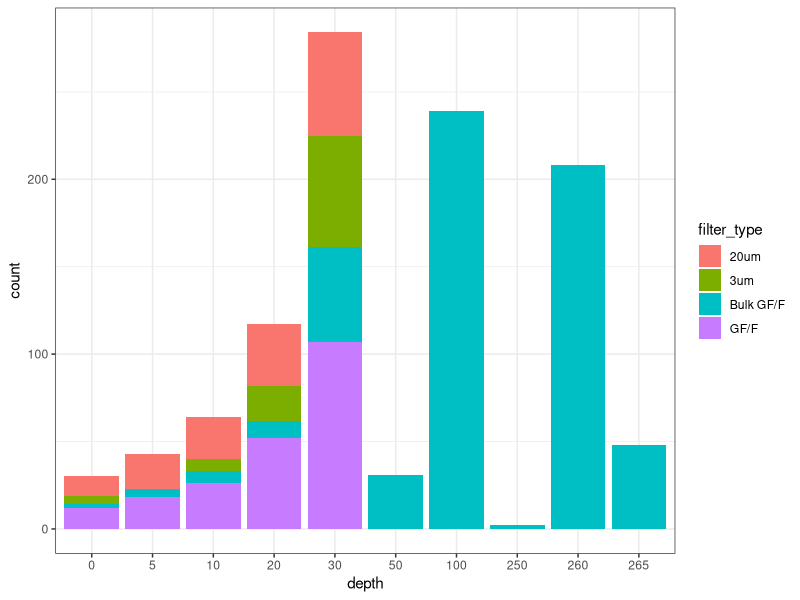
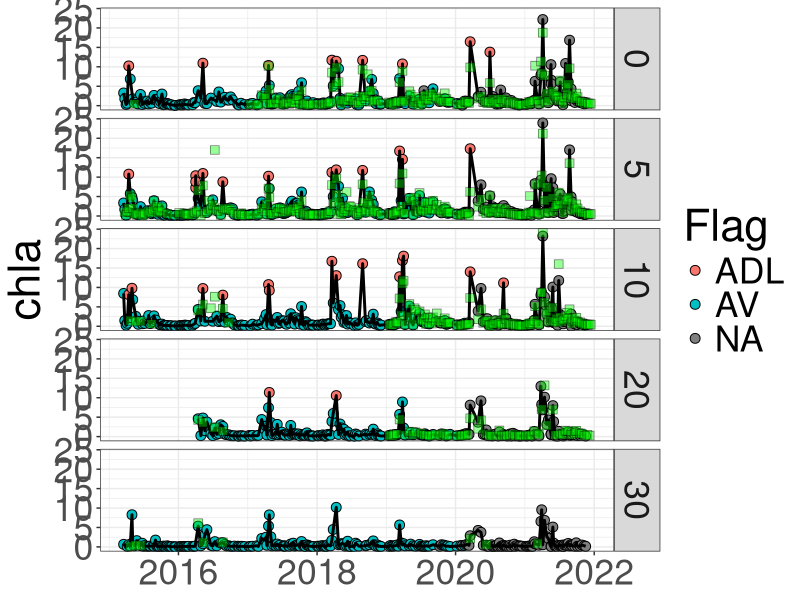
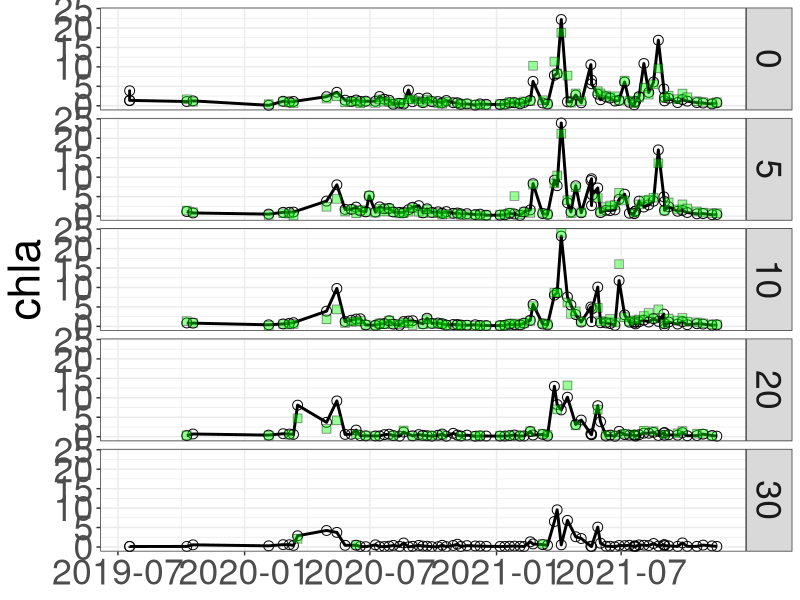
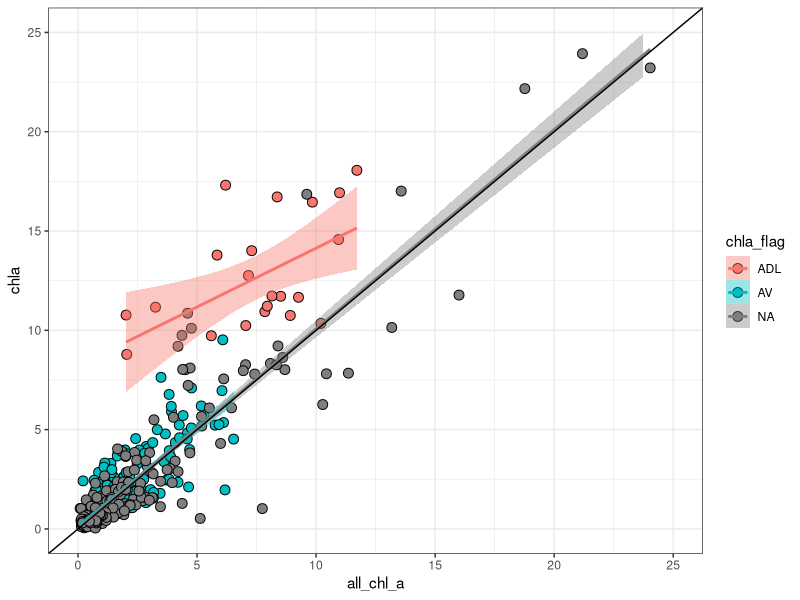
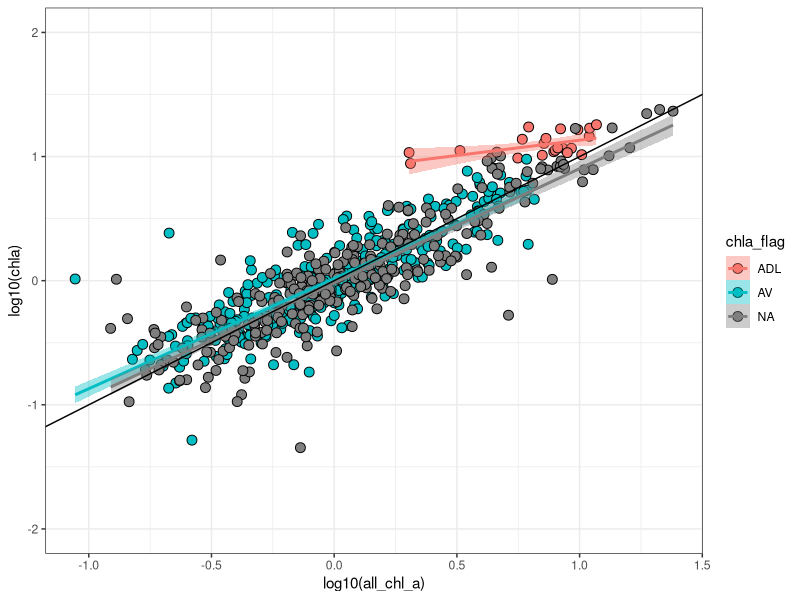
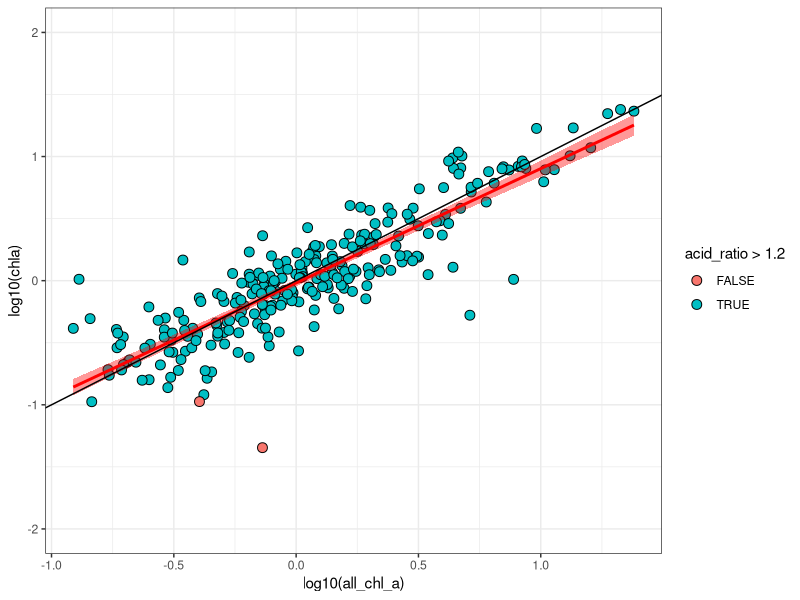
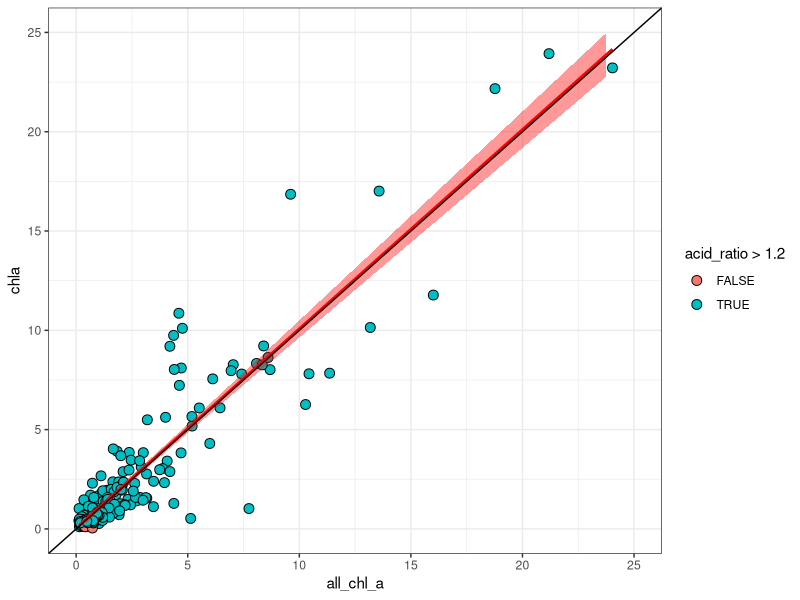
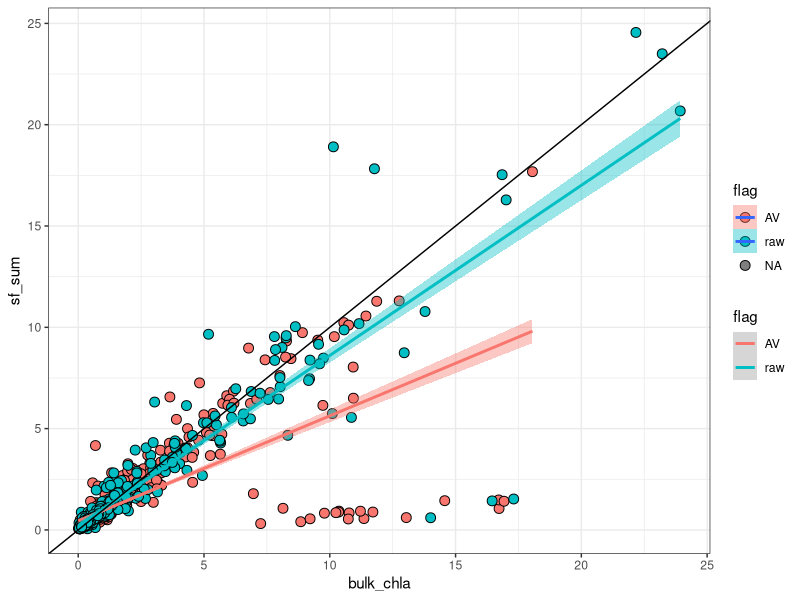

Generate these figures, in order, with R: (Note: this script raises an error after producing the figures.)
## ---- chunk 1
#Upload packages
library(tidyverse)
library(here)
library(patchwork)
library(readxl)
## ---- chunk 2
#Upload chl dataset - entire dataset downloaded from the portal on 2022-01-04
chl <- read_csv(here("files", "qu39_2022-07-06.csv"))

#Upload HPLC data
hplc <- read_csv(here("files", "qu39_hplc_2022-07-06.csv"))

#Upload CTD data
# ctd <- read_excel(here("files", "qcs01-2022-04-20_ctd.xlsx"),
#                       sheet = "Data")

#Upload CTD metadata from drops sheet in portal excel download
# ctd_meta <- read_excel(here("files",  "qcs01-2022-04-20_ctd.xlsx"),
#                       sheet = "Drops")

## ---- chunk 3
#Selecting relevant columns
chl <- chl %>% 
  select(date, site_id, survey, line_out_depth, collected, analyzed, hakai_id, 
         calibration:calibration_slope, filter_type, before_acid, after_acid,
         acid_flag, dilution_factor, chla, chla_flag, phaeo, phaeo_flag) 

#Adding month column
chl <- chl %>% 
  mutate(month = lubridate::month(date)) %>% 
  relocate(month, .after = date)

#Creating duplicate and acid ratio columns
chl <- chl %>% 
  group_by(collected, site_id, line_out_depth, filter_type) %>% 
  mutate(rep = n()) %>%
  ungroup() %>% 
  group_by(hakai_id) %>% 
  mutate(rep_id = n()) %>% 
  ungroup() %>% 
  mutate(acid_ratio = before_acid/after_acid)

#Pulling out duplicates - alot. Some have different Hakai IDs, but have same metadata with one being analyzed and the other not - I think DFO crosse comparison samples.
check_dup <- chl %>% 
  filter(rep > 1)

#these are the samples with duplicate hakai IDs. These are the bigger problem
check_dup_id <- chl %>% 
  filter(rep_id > 1)

## ---- chunk 4
#Wrangling hplc dataset

#Selecting important columns and limiting to records with results
hplc <- hplc %>% 
  filter(!is.na(all_chl_a)) %>% 
  select(date, collected, line_out_depth, all_chl_a)
## ---- chunk 5
#Wrangling CTD profiles data

#Reduce columns, rename to workable name for queries and join drop metadata to drop data
# ctd <- ctd %>%
#   left_join(ctd_meta, by = "Cast PK") %>% 
#   mutate(date = lubridate::date(`Measurement time`)) %>%
#   mutate(year = lubridate::year(`Measurement time`)) %>%
#   select(castpk = `Cast PK`, ctdNum = `CTD serial number`, 
#          ctdFirm = `CTD firmware version`, station = Station.x, lat = Latitude,
#          long = Longitude, time = `Measurement time`, date, year,
#          dep = `Depth (m)`, pres = `Pressure (dbar)`,
#          flu = `Fluorometry Chlorophyll (ug/L)`)

#checking if there are duplicated CTD cast - looks like all single casts
# check_ctd_dup <- ctd %>% 
#   distinct(castpk, date) %>% 
#   group_by(date) %>% 
#   summarise(n_cast = n()) %>% 
#   ungroup()

#checking min/max ctd cast depths for each castPK - All start at 1 and all deeper than 100
# check_ctd_depth <- ctd %>% 
#   group_by(castpk) %>% 
#   summarise(min_dep = min(pres),
#             max_dep = max(pres)) %>% 
#   ungroup()

#Three different CTDs used. 
# check_ctd_inst <- ctd %>% 
#   distinct(ctdNum)
## ---- chunk 6
#Diagnostic checks

#Depth check - where were samples collected - only bulk collected at 100 and 115m.
check_depth <- chl %>% 
  distinct(line_out_depth, filter_type)

#Looking at calibrations applied to data - doesn't look like recent calibrations have been applied - what's the newest data uploaded -  it should have the new information
check_cali <- chl %>% 
  distinct(calibration, acid_ratio_correction_factor, acid_coefficient,
           calibration_slope)

#Looking for negative values - lots - most are flagged already. Some interesting things to look for here.
check_neg <- chl %>% 
  filter(chla < 0 | phaeo < 0)

#There are lots and I need to investigate this.
check_na <- chl %>% 
  filter(is.na(chla) | is.na(phaeo))

#Checking if there are any pre-existing flags - huge amount of samples flagged. I went through these pretty carefully and they should be pretty good. 4 samples with NA Chl flags and SVD phaeo flags.
check_flag <- chl %>% 
  filter(!is.na(chla_flag) | !is.na(phaeo_flag))

#Checking acid flag - sometimes the crew flags suspect data here rather than directly applying flags
#Currently 20 records from a single day where the chlorophyll blanks were higher than usual.
check_acid_flag <- chl %>% 
  filter(!is.na(acid_flag))

#Looking for filters with low acid ratios -  quite a few for data that hasn't been flagged yet.
check_ar <- chl %>% 
  filter(acid_ratio < 1.2)

#Plotting depths with low acid ratio - all bulk samples from > 100m (expected) 
check_ar %>% 
  ggplot(aes(x = as.factor(line_out_depth), fill = filter_type)) +
  geom_bar(stat = "count", position = "stack") +
  labs(x = "depth",
       y = "count") +
  theme_bw()


## ---- chunk 7
#checking samples that were diluted. Need to determine when we started doing this.

check_dilution <- chl %>% 
  filter(dilution_factor > 1)

#Looking at samples that haven't been qc'd that have raw values above instrument threshold - good sign, only 1 and not above threshold.
check_adl <- chl %>% 
  filter(!is.na(analyzed) & is.na(chla_flag) & before_acid > 600000)
## ---- chunk 8
#Pulling out all samples that haven't been QC'd -  for now removing samples that were not analyzed post 2022 on the new module. 
chl_qc <- chl %>% 
  filter(!is.na(analyzed) & analyzed < "2022-01-01" & 
           (is.na(chla_flag) | chla_flag == "AV" | chla_flag == "ADL"))

#Pulling out all QC'd data
chl_av <- chl %>% 
  filter(chla_flag == "AV")

## ---- chunk 9
#Investigating bulk data for errors

#Pulling out the bulk filters
chl_bulk <- chl_qc %>% 
  filter(filter_type == "Bulk GF/F")

#Making a column showing if there are replicated filters.
chl_bulk <- chl_bulk %>% 
  group_by(date, line_out_depth) %>% 
  mutate(dup_day = n()) %>%
  ungroup() %>% 
  group_by(collected, line_out_depth) %>% 
  mutate(dup_sample = n()) %>%
  ungroup() %>% 
  group_by(hakai_id) %>% 
  mutate(dup_id = n()) %>%
  ungroup()

#Querying duplicated bulk records. 0.
check_bulk_dup_day <- chl_bulk %>% 
  filter(dup_day > 1)

check_bulk_dup_samp <- chl_bulk %>% 
  filter(dup_sample > 1)

check_bulk_dup_id <- chl_bulk %>% 
  filter(dup_id > 1)

#So lots of duplicates where multiple programs went out on a single day, but only one sample that is an exact replicate/duplicate

#Filtering out any duplicated
# chl_bulk <- chl_bulk %>% 
#   filter(filt_num == 1)

#The bulk data looks good.
## ---- chunk 10
#Looking at bulk data - timeseries
chl_bulk %>%
  filter(line_out_depth < 50) %>% 
  ggplot(aes(x = date, y = chla)) +
  geom_point(aes(fill = chla_flag), pch = 21, size = 3.0) +
  geom_line(size = 1) +
  geom_point(data = hplc, aes(x = date, y = all_chl_a), pch = 22, fill = "green",
             alpha = 0.4, size = 3) +
  facet_grid(line_out_depth ~ .) +
  theme_bw() +
  labs(fill = "Flag") +
  theme(text = element_text(size = 32),
        axis.title.x = element_blank())
  

#Should add HPLC and fluorescence to this and print for viewing.
ggsave(here("figures_qc", "timeseries_qu39_bulk.png"),
        width = 16, height = 12, dpi = 300)
## ---- chunk 11
#Joining HPLC with chlorophyll

chl_bulk <- chl_bulk %>% 
  left_join(hplc)

## ---- chunk 12
#Looking at bulk data - timeseries
chl_bulk %>%
  filter(line_out_depth < 50 & is.na(chla_flag) & date > "2019-01-01") %>% 
  ggplot(aes(x = date)) +
  geom_point(aes(y = chla), pch = 21, size = 3.0) +
  geom_line(aes(y =chla), size = 1) +
  geom_point(aes(y = all_chl_a), pch = 22, fill = "green",
             alpha = 0.4, size = 3) +
  facet_grid(line_out_depth ~ .) +
  theme_bw() +
  labs(fill = "Flag") +
  theme(text = element_text(size = 32),
        axis.title.x = element_blank())
  

#Should add HPLC and fluorescence to this and print for viewing.
ggsave(here("figures_qc", "timeseries_qu39_bulk_no-flag.png"),
        width = 16, height = 12, dpi = 300)
## ---- chunk 13
#Plotting hplc against bulk chl
chl_bulk %>% 
  ggplot(aes(x = all_chl_a, y = chla, fill = chla_flag)) +
  geom_point(pch = 21, size = 3.0) +
  geom_smooth(aes(color = chla_flag), method = 'lm') +
  geom_abline(intercept = 0, slope = 1) +
  xlim(0,25) +
  ylim(0,25) +
  theme_bw() +
  theme()

chl_bulk %>% 
  ggplot(aes(x = log10(all_chl_a), y = log10(chla), fill = chla_flag)) +
  geom_point(pch = 21, size = 3.0) +
  geom_smooth(aes(color = chla_flag), method = 'lm') +
  geom_abline(intercept = 0, slope = 1) +
  ylim(-2, 2) +
  theme_bw() +
  theme()

chl_bulk %>% 
  filter(is.na(chla_flag)) %>% 
  ggplot(aes(x = log10(all_chl_a), y = log10(chla))) +
  geom_point(aes(fill = acid_ratio > 1.2), pch = 21, size = 3.0) +
  geom_smooth(method = 'lm', color = "red", fill = "red") +
  geom_abline(intercept = 0, slope = 1) +
  ylim(-2, 2) +
  theme_bw() +
  theme()

chl_bulk %>% 
  filter(is.na(chla_flag)) %>% 
  ggplot(aes(x = all_chl_a, y = chla)) +
  geom_point(aes(fill = acid_ratio > 1.2), pch = 21, size = 3.0) +
  geom_smooth(method = 'lm', color = "red", fill = "red") +
  geom_abline(intercept = 0, slope = 1) +
  xlim(0,25) +
  ylim(0,25) +
  theme_bw() +
  theme()

#Of the data that hasn't been QC'd, there are a few concerning points of very low chla for high TChla.

## ---- chunk 14
check_bulk_ar <- chl_bulk %>% 
  filter(is.na(chla_flag) & acid_ratio < 1.2 & line_out_depth < 50)
## ---- chunk 15
#Investigating size-fractionated data for errors.

#Calculating the number of filters for each size-fraction set
chl_sf <- chl_qc %>% 
  filter(!filter_type == "Bulk GF/F") %>%
  filter(!is.na(chla)) %>% 
  group_by(collected, line_out_depth) %>% 
  mutate(filt_num = n()) %>% 
  ungroup()

#Looking for size fraction sets that have less than 3 filters - 119 observations - I'd imagine a lot of SVC and SVD flags for single filter.
check_sf_low <- chl_sf %>% 
  filter(filt_num < 3)

#Looking at size fraction sets that have more than 3 filters. Some are just replicated hakai IDS, but quite a few from zoopsprint - I wonder if one of the GF/Fs is meant to be bulk.
check_sf_high <- chl_sf %>% 
  filter(filt_num > 3)

#Subsetting where there are 3 size-fractionated filters. 
chl_sf <- chl_sf %>% 
  filter(filt_num == 3)

#Querying replicated filter types within a set - two examples where there are two duplicated filters within a 3 filter set. Only one is not QC'd - check metadata note.
check_sf_dup <- chl_sf %>% 
  group_by(collected, line_out_depth, filter_type) %>% 
  mutate(filt_unique = n()) %>% 
  ungroup() %>% 
  filter(filt_unique > 1)  
 

chl_sf <- chl_sf %>% 
  group_by(collected, line_out_depth, filter_type) %>% 
  mutate(filt_unique = n()) %>% 
  ungroup() %>% 
  filter(filt_unique == 1)
  
## ---- chunk 16
#Calculating the size-fractionated sum for comparison with the bulk
chl_sf_sum_qcd <- chl_sf %>% 
  filter(chla_flag == "AV") %>% 
  group_by(collected, line_out_depth) %>% 
  mutate(sf_sum = sum(chla),
         flag = "AV") %>% 
  ungroup() %>% 
  distinct(collected, line_out_depth, sf_sum, .keep_all = TRUE) %>% 
  select(collected, line_out_depth, sf_sum, flag)

chl_sf_sum_raw <- chl_sf %>% 
  filter(is.na(chla_flag)) %>% 
  group_by(collected, line_out_depth) %>% 
  mutate(sf_sum = sum(chla),
         flag = "raw") %>% 
  ungroup() %>% 
  distinct(collected, line_out_depth, sf_sum, .keep_all = TRUE) %>% 
  select(collected, line_out_depth, sf_sum, flag)

chl_sf_sum_join <- rbind(chl_sf_sum_qcd, chl_sf_sum_raw)



#Removing deep bulk samples for joining with the SF sum.

#Merging with the size-fractionated data for comparison.
chl_comp <- chl_bulk %>%
  select(date, collected, line_out_depth, bulk_chla = chla, all_chl_a) %>% 
  filter(line_out_depth < 99) %>% 
  left_join(chl_sf_sum_join)

#Looking why there are NAs in join. All from where SF did not have 3 filters in set.
check_comp_na <- chl_comp %>% 
  filter(is.na(bulk_chla) | is.na(sf_sum))


test <- chl_comp %>% 
  filter(!is.na(sf_sum)) %>% 
  mutate(diff = bulk_chla - sf_sum)

test_2 <- chl_qc %>% 
  filter(date == "2018-03-20" & line_out_depth == 10)

## ---- chunk 17
#Plotting sf_sum against bulk chl - Something is up with my join.
chl_comp %>% 
  ggplot(aes(x = bulk_chla, y = sf_sum, fill = flag)) +
  geom_point(pch = 21, size = 3.0) +
  geom_smooth(aes(color = flag), method = 'lm') +
  geom_abline(intercept = 0, slope = 1) +
  # xlim(0,25) +
  # ylim(0,25) +
  theme_bw() +
  theme()

chl_bulk %>% 
  ggplot(aes(x = log10(all_chl_a), y = log10(chla), fill = chla_flag)) +
  geom_point(pch = 21, size = 3.0) +
  geom_smooth(aes(color = chla_flag), method = 'lm') +
  geom_abline(intercept = 0, slope = 1) +
  ylim(-2, 2) +
  theme_bw() +
  theme()

chl_bulk %>% 
  filter(is.na(chla_flag)) %>% 
  ggplot(aes(x = log10(all_chl_a), y = log10(chla))) +
  geom_point(aes(fill = acid_ratio > 1.2), pch = 21, size = 3.0) +
  geom_smooth(method = 'lm', color = "red", fill = "red") +
  geom_abline(intercept = 0, slope = 1) +
  ylim(-2, 2) +
  theme_bw() +
  theme()

chl_bulk %>% 
  filter(is.na(chla_flag)) %>% 
  ggplot(aes(x = all_chl_a, y = chla)) +
  geom_point(aes(fill = acid_ratio > 1.2), pch = 21, size = 3.0) +
  geom_smooth(method = 'lm', color = "red", fill = "red") +
  geom_abline(intercept = 0, slope = 1) +
  xlim(0,25) +
  ylim(0,25) +
  theme_bw() +
  theme()

#Of the data that hasn't been QC'd, there are a few concerning points of very low chla for high TChla.

## ---- chunk 18
#Looking at bulk data - box plot - sort of cool, but hard to see. Maybe if I print it would be better.
chl_bulk %>%
  filter(line_out_depth < 50) %>% 
  ggplot(aes(x = as.factor(month), y = chla)) +
  geom_boxplot() +
  geom_jitter(aes(fill = chla_flag), pch = 21) +
  facet_grid(line_out_depth ~ .)

## ---- chunk 19
#Calculating the size-fractionated sum for comparison with the bulk
chl_sf_sum <- chl_sf %>% 
  group_by(collected, line_out_depth) %>% 
  mutate(sf_sum = sum(chla)) %>% 
  ungroup() %>% 
  distinct(collected, line_out_depth, sf_sum, .keep_all = TRUE) %>% 
  select(collected, line_out_depth, sf_sum)

#Removing deep bulk samples for joining with the SF sum.

#Merging with the size-fractionated data for comparison.
chl_comp <- chl_bulk %>%
  select(date, collected, line_out_depth, bulk_chla = chla) %>% 
  filter(line_out_depth < 99) %>% 
  left_join(chl_sf_sum)

#Looking why there are NAs in join. All from where SF did not have 3 filters in set.
check_comp_na <- chl_comp %>% 
  filter(is.na(bulk_chla) | is.na(sf_sum))

#Now joining with hplc
chl_comp <- chl_comp %>% 
  left_join(hplc)

#Now joining with CTD fluorescence.

#First altering CTD file to make it comparable to the bottle data, which includes changing 1m pressure to 0m depth for joining with surface bottle data.
ctd_join <- ctd %>% 
  select(date, ctdNum, line_out_depth = pres, flu) %>% 
  mutate(line_out_depth = case_when(line_out_depth == 1 ~ 0,
                           TRUE ~ as.numeric(line_out_depth)))

chl_comp <- chl_comp %>% 
  left_join(ctd_join)

#Filter comparison looks good
## ---- chunk 20
#Plotting scatter of bulk versus SF sum concentrations

chl_comp %>% 
  ggplot(aes(x = bulk_chla, y = sf_sum)) + 
  geom_point(aes(fill = as.factor(line_out_depth)), pch = 21, size = 3) +
  geom_abline(slope = 1, intercept = 0) +
  geom_smooth(method = "lm", color = "black") +
  ggpubr::stat_cor(aes(label = ..rr.label..), label.y = 9, size = 8) +
  ggpubr::stat_regline_equation(label.y = 10, size = 8) +
  labs(x = "Bulk Chla (ug/L)",
       y = "SF-Sum Chla (ug/L)",
       fill = "Depth") +
  xlim(0, 10) + #Make sure to check data range and change these limits to include all data
  ylim(0, 10) +
  theme_bw()

#Comparison of bulk and SF sum looks normal. SF underestimates bulk, notably at high concentrations.
## ---- chunk 21
#Plotting scatter of bulk versus CTD fluorescence

chl_comp %>% 
  ggplot(aes(x = bulk_chla, y = flu)) + 
  geom_point(aes(fill = as.factor(line_out_depth)), pch = 21, size = 3) +
  geom_abline(slope = 1, intercept = 0) +
  geom_smooth(method = "lm", color = "black") +
  ggpubr::stat_cor(aes(label = ..rr.label..), label.y = 9, size = 8) +
  ggpubr::stat_regline_equation(label.y = 10, size = 8) +
  labs(x = "Bulk Chla (ug/L)",
       y = "CTD Fluor. (ug/L)",
       fill = "Depth") +
  xlim(0, 10) + #Make sure to check data range and change these limits to include all data
  ylim(0, 10) +
  theme_bw()

#Very interesting trends - CTD fluorescence is much lower than Bulk chlorophyll?
## ---- chunk 22
#Plotting scatter of bulk versus CTD fluorescence - without surface samples

chl_comp %>% 
  filter(!line_out_depth == 0) %>% 
  ggplot(aes(x = bulk_chla, y = flu)) + 
  geom_point(aes(fill = as.factor(line_out_depth)), pch = 21, size = 3) +
  geom_abline(slope = 1, intercept = 0) +
  geom_smooth(method = "lm", color = "black") +
  ggpubr::stat_cor(aes(label = ..rr.label..), label.y = 9, size = 8) +
  ggpubr::stat_regline_equation(label.y = 10, size = 8) +
  labs(x = "Bulk Chla (ug/L)",
       y = "CTD Fluor. (ug/L)",
       fill = "Depth") +
  xlim(0, 10) + #Make sure to check data range and change these limits to include all data
  ylim(0, 10) +
  theme_bw()

#Very interesting trends - CTD fluorescence is much lower than bulk Chl (even with surface removed). Why?
## ---- chunk 23
#Plotting scatter of bulk versus CTD fluorescence - colors represent instrument number

chl_comp %>% 
  filter(!line_out_depth == 0) %>% 
  ggplot(aes(x = bulk_chla, y = flu)) + 
  geom_point(aes(fill = as.factor(ctdNum)), pch = 21, size = 3) +
  geom_abline(slope = 1, intercept = 0) +
  geom_smooth(method = "lm", color = "black") +
  ggpubr::stat_cor(aes(label = ..rr.label..), label.y = 9, size = 8) +
  ggpubr::stat_regline_equation(label.y = 10, size = 8) +
  labs(x = "Bulk Chla (ug/L)",
       y = "CTD Fluor. (ug/L)",
       fill = "Depth") +
  xlim(0, 10) + #Make sure to check data range and change these limits to include all data
  ylim(0, 10) +
  theme_bw()

#Very interesting trends - CTD fluorescence is much lower than bulk Chl (even with surface removed). Why?
## ---- chunk 24
#Plotting scatter of bulk versus HPLC - only at single depth

chl_comp %>% 
  ggplot(aes(x = bulk_chla, y = all_chl_a)) + 
  geom_point(aes(fill = as.factor(line_out_depth)), pch = 21, size = 3) +
  geom_abline(slope = 1, intercept = 0) +
  geom_smooth(method = "lm", color = "black") +
  ggpubr::stat_cor(aes(label = ..rr.label..), label.y = 9, size = 8) +
  ggpubr::stat_regline_equation(label.y = 10, size = 8) +
  labs(x = "Bulk Chla (ug/L)",
       y = "HPLC TChla Chla (ug/L)",
       fill = "Depth") +
  xlim(0, 10) + #Make sure to check data range and change these limits to include all data
  ylim(0, 10) +
  theme_bw()

#HPLC All Chla is less than half of Bulk Chla. Still don't know what to make of this, but at least strongly correlated.
## ---- chunk 25
#Plotting scatter of HPLC TChla vs Fluorescence.

chl_comp %>% 
  ggplot(aes(x = all_chl_a, y = flu)) + 
  geom_point(aes(fill = as.factor(line_out_depth)), pch = 21, size = 3) +
  geom_abline(slope = 1, intercept = 0) +
  geom_smooth(method = "lm", color = "black") +
  ggpubr::stat_cor(aes(label = ..rr.label..), label.y = 9, size = 8) +
  ggpubr::stat_regline_equation(label.y = 10, size = 8) +
  labs(x = "HPLC TChla Chla (ug/L)",
       y = "CTD Fluor. (ug/L)",
       fill = "Depth") +
  xlim(0, 10) + #Make sure to check data range and change these limits to include all data
  ylim(0, 10) +
  theme_bw()


## ---- chunk 26
#Making a time-series plot of bulk chlorophyll separated by depth and colored by acid ratio.

chl %>%
  filter(line_out_depth < 50 &
           filter_type == "Bulk GF/F") %>% 
  ggplot(aes(x = date, y = chla)) + 
  geom_point(aes(fill = acid_ratio), pch = 21, size = 3) + 
  geom_line() + 
  facet_grid(line_out_depth ~ ., scales = "free_y") +
  labs(y = "Bulk Chla (ug/L)",
       fill = "AR") +
  theme_bw() +
  theme(text = element_text(size = 25),
        axis.text = element_text(colour = "black"),
        axis.title.x = element_blank())

# ggsave(here("figures_qc", "QC_bulk_qu39_depth_TS.png"), 
#        width = 16, height = 12, dpi=300)
## ---- chunk 27
#Plot timeseries of stacked size fractions. 
## ---- chunk 28
#Exporting Bulk chlorophyll data for Kush
chl_export <- chl_comp %>% 
  select(date, collected, line_out_depth, bulk_chla)


write_csv(chl_export, here("outputs", "bulk_fluorometric_chla.csv"))

